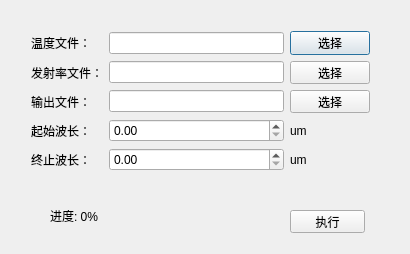
<?xml version="1.0" encoding="UTF-8"?>
<ui version="4.0">
 <class>TransDataToRadioDlg</class>
 <widget class="QDialog" name="TransDataToRadioDlg">
  <property name="geometry">
   <rect>
    <x>0</x>
    <y>0</y>
    <width>410</width>
    <height>254</height>
   </rect>
  </property>
  <property name="windowTitle">
   <string>TransDataToRadioDlg</string>
  </property>
  <widget class="QWidget" name="gridLayoutWidget">
   <property name="geometry">
    <rect>
     <x>20</x>
     <y>20</y>
     <width>361</width>
     <height>162</height>
    </rect>
   </property>
   <layout class="QGridLayout" name="gridLayout">
    <item row="1" column="0">
     <widget class="QLabel" name="label_6">
      <property name="text">
       <string>发射率文件：</string>
      </property>
     </widget>
    </item>
    <item row="2" column="0">
     <widget class="QLabel" name="label_7">
      <property name="text">
       <string>输出文件：</string>
      </property>
     </widget>
    </item>
    <item row="0" column="1">
     <widget class="QLineEdit" name="lineEdit_TempFile"/>
    </item>
    <item row="0" column="0">
     <widget class="QLabel" name="label_5">
      <property name="text">
       <string>温度文件：</string>
      </property>
     </widget>
    </item>
    <item row="2" column="1">
     <widget class="QLineEdit" name="lineEdit_Output"/>
    </item>
    <item row="1" column="1">
     <widget class="QLineEdit" name="lineEdit_TransRatio"/>
    </item>
    <item row="3" column="2">
     <widget class="QLabel" name="label_3">
      <property name="text">
       <string>um</string>
      </property>
     </widget>
    </item>
    <item row="3" column="0">
     <widget class="QLabel" name="label">
      <property name="text">
       <string>起始波长：</string>
      </property>
     </widget>
    </item>
    <item row="3" column="1">
     <widget class="QDoubleSpinBox" name="doubleSpinBox_StartWave"/>
    </item>
    <item row="4" column="0">
     <widget class="QLabel" name="label_2">
      <property name="text">
       <string>终止波长：</string>
      </property>
     </widget>
    </item>
    <item row="4" column="1">
     <widget class="QDoubleSpinBox" name="doubleSpinBox_EndWave"/>
    </item>
    <item row="4" column="2">
     <widget class="QLabel" name="label_4">
      <property name="text">
       <string>um</string>
      </property>
     </widget>
    </item>
    <item row="0" column="2">
     <widget class="QPushButton" name="pushButton_Temp">
      <property name="text">
       <string>选择</string>
      </property>
     </widget>
    </item>
    <item row="1" column="2">
     <widget class="QPushButton" name="pushButton_TransRatio">
      <property name="text">
       <string>选择</string>
      </property>
     </widget>
    </item>
    <item row="2" column="2">
     <widget class="QPushButton" name="pushButton_Output">
      <property name="text">
       <string>选择</string>
      </property>
     </widget>
    </item>
   </layout>
  </widget>
  <widget class="QPushButton" name="pushButton_Do">
   <property name="geometry">
    <rect>
     <x>290</x>
     <y>210</y>
     <width>75</width>
     <height>23</height>
    </rect>
   </property>
   <property name="text">
    <string>执行</string>
   </property>
  </widget>
  <widget class="QLabel" name="label_Progress">
   <property name="geometry">
    <rect>
     <x>50</x>
     <y>210</y>
     <width>54</width>
     <height>12</height>
    </rect>
   </property>
   <property name="text">
    <string>进度: 0%</string>
   </property>
  </widget>
 </widget>
 <layoutdefault spacing="6" margin="11"/>
 <resources/>
 <connections/>
</ui>
